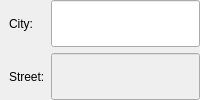
                                  <widget class="QWidget" name="page">
                                   <layout class="QVBoxLayout" name="verticalLayout_43">
                                    <property name="leftMargin">
                                     <number>9</number>
                                    </property>
                                    <property name="topMargin">
                                     <number>0</number>
                                    </property>
                                    <property name="rightMargin">
                                     <number>0</number>
                                    </property>
                                    <property name="bottomMargin">
                                     <number>0</number>
                                    </property>
                                    <item>
                                     <layout class="QHBoxLayout" name="horizontalLayout_42">
                                      <property name="bottomMargin">
                                       <number>0</number>
                                      </property>
                                      <item>
                                       <layout class="QVBoxLayout" name="verticalLayout_48">
                                        <property name="leftMargin">
                                         <number>0</number>
                                        </property>
                                        <property name="bottomMargin">
                                         <number>0</number>
                                        </property>
                                        <item>
                                         <widget class="QLabel" name="label_36">
                                          <property name="text">
                                           <string>City:</string>
                                          </property>
                                         </widget>
                                        </item>
                                        <item>
                                         <widget class="QLabel" name="label_7">
                                          <property name="text">
                                           <string>Street:</string>
                                          </property>
                                         </widget>
                                        </item>
                                       </layout>
                                      </item>
                                      <item>
                                       <layout class="QVBoxLayout" name="verticalLayout_50">
                                        <property name="spacing">
                                         <number>6</number>
                                        </property>
                                        <item>
                                         <widget class="QLineEdit" name="editRoutingStartCity">
                                          <property name="sizePolicy">
                                           <sizepolicy hsizetype="MinimumExpanding" vsizetype="Minimum">
                                            <horstretch>0</horstretch>
                                            <verstretch>0</verstretch>
                                           </sizepolicy>
                                          </property>
                                          <property name="minimumSize">
                                           <size>
                                            <width>0</width>
                                            <height>0</height>
                                           </size>
                                          </property>
                                         </widget>
                                        </item>
                                        <item>
                                         <widget class="QLineEdit" name="editRoutingStartStreet">
                                          <property name="enabled">
                                           <bool>false</bool>
                                          </property>
                                          <property name="sizePolicy">
                                           <sizepolicy hsizetype="MinimumExpanding" vsizetype="Minimum">
                                            <horstretch>0</horstretch>
                                            <verstretch>0</verstretch>
                                           </sizepolicy>
                                          </property>
                                          <property name="minimumSize">
                                           <size>
                                            <width>0</width>
                                            <height>0</height>
                                           </size>
                                          </property>
                                         </widget>
                                        </item>
                                       </layout>
                                      </item>
                                     </layout>
                                    </item>
                                   </layout>
                                  </widget>
